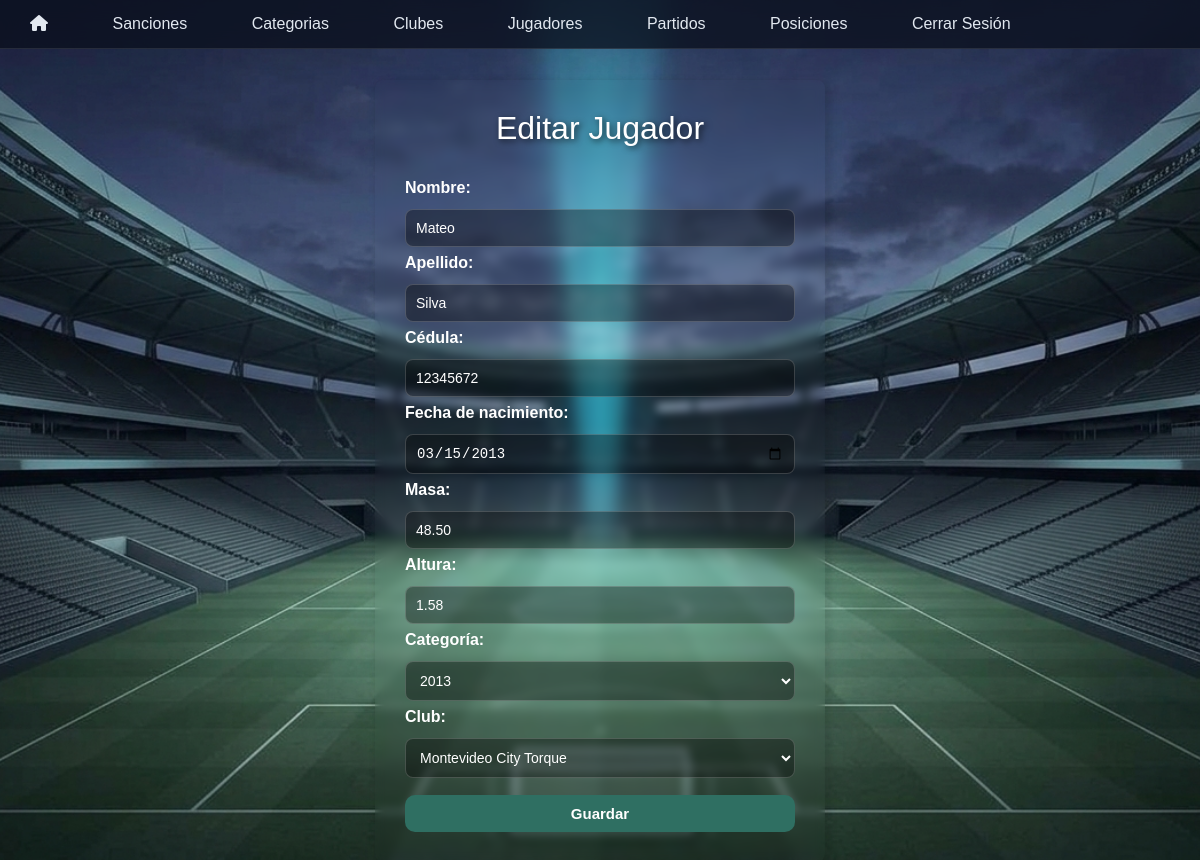
Before: /jugadores/editarJugador.php?id=348 (signed in) with the older database file.
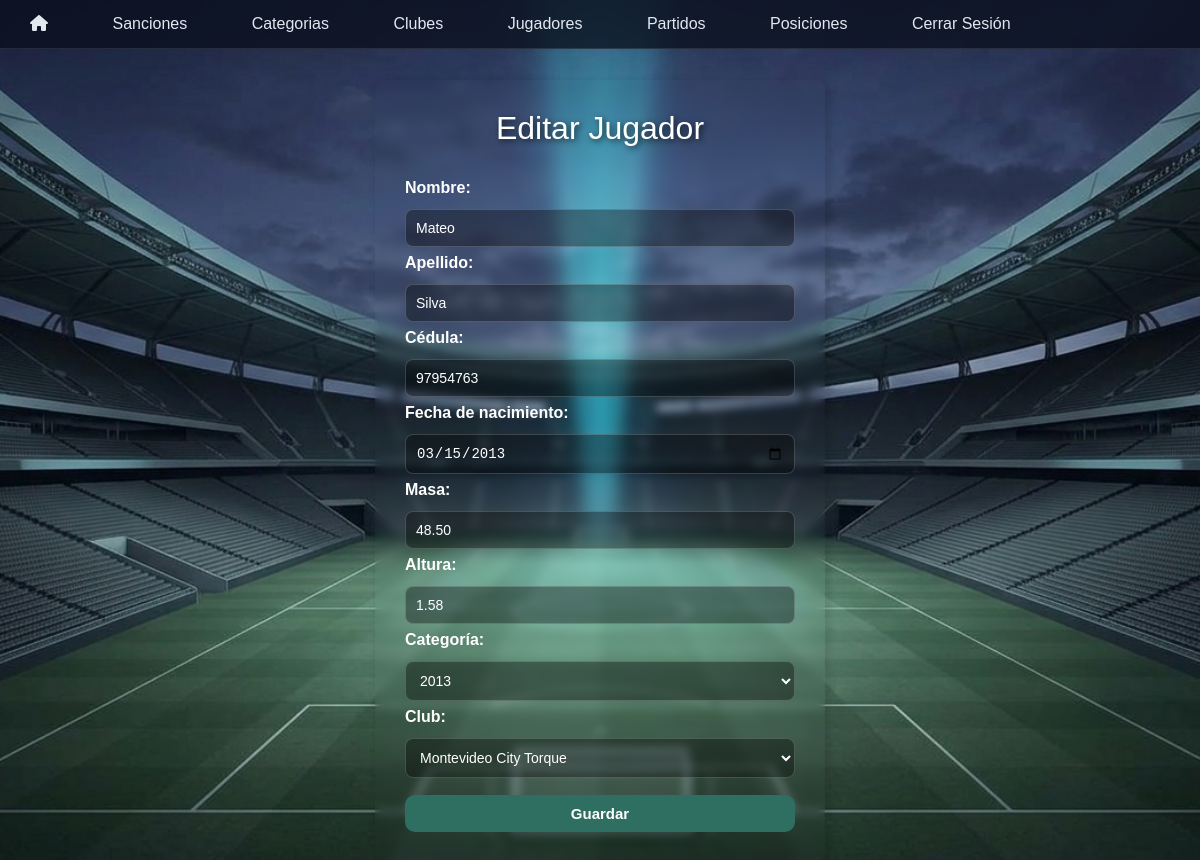
After: the same page with the newer database file.
### tables this page shows
CREATE TABLE `jugadores` (
  `id` int(11) NOT NULL,
  `nombre` varchar(45) DEFAULT NULL,
  `apellido` varchar(45) DEFAULT NULL,
  `cedula` varchar(45) NOT NULL,
  `fecha_nacimiento` date DEFAULT NULL,
  `id_club` int(11) NOT NULL,
  `id_categoria` int(11) NOT NULL,
  `masa` decimal(5,2) DEFAULT NULL,
  `altura` decimal(4,2) DEFAULT NULL,
  `peso` decimal(10,2) DEFAULT NULL,
  `velocidad` decimal(5,2) DEFAULT NULL
);

CREATE TABLE `categorias` (
  `id` int(11) NOT NULL,
  `año` varchar(45) NOT NULL,
  `activo` tinyint(1) NOT NULL DEFAULT 1
);

CREATE TABLE `club` (
  `id` int(11) NOT NULL,
  `nombre` varchar(100) NOT NULL,
  `logo` varchar(255) DEFAULT NULL,
  `activo` tinyint(1) NOT NULL DEFAULT 1,
  `presidente` text NOT NULL,
  `estadio` varchar(70) NOT NULL,
  `fundacion` int(11) NOT NULL
);

### jugadores/editarJugador.php (the view, shortened to what this page needs)
<?php
require_once "../conexion.php";
$id = (int) ($_GET["id"] ?? $_POST["id"] ?? 0);
$resultado = mysqli_query($conn, "SELECT * FROM jugadores WHERE id = $id");
$jugador = mysqli_fetch_assoc($resultado);
$categorias = mysqli_query($conn, "SELECT * FROM categorias WHERE activo = 1 OR id = " . (int) $jugador["id_categoria"]);
$clubes = mysqli_query($conn, "SELECT * FROM club");
?>
<!DOCTYPE html>
<html lang="es">
<head>
    <link href="jugadores.css" rel="stylesheet">
</head>
<body>
    <header>
        <?php include "../nav/nav.php"; ?>
    </header>
    <form action="editarJugador.php?id=<?= $id ?>" method="post">
        <h1>Editar Jugador</h1>
        <label for="nombre">Nombre:</label>
        <input type="text" id="nombre" name="nombre" required value="<?= htmlspecialchars($jugador["nombre"]) ?>">
        <label for="apellido">Apellido:</label>
        <input type="text" id="apellido" name="apellido" required value="<?= htmlspecialchars($jugador["apellido"]) ?>">
        <label for="cedula">Cédula:</label>
        <input type="text" id="cedula" name="cedula" maxlength="8" required value="<?= htmlspecialchars($jugador["cedula"]) ?>">
        <label for="fecha_nacimiento">Fecha de nacimiento:</label>
        <input type="date" id="fecha_nacimiento" name="fecha_nacimiento" min="2013-01-01" max="2020-12-31" required value="<?= htmlspecialchars($jugador["fecha_nacimiento"]) ?>">
        <label for="masa">Masa:</label>
        <input type="text" id="masa" name="masa" required value="<?= htmlspecialchars($jugador["masa"]) ?>">
        <label for="altura">Altura:</label>
        <input type="text" id="altura" name="altura" required value="<?= htmlspecialchars($jugador["altura"]) ?>">
        <label for="categorias">Categoría:</label>
        <select name="categorias" id="categorias" required>
            <?php while ($c = mysqli_fetch_assoc($categorias)): ?>
                <option value="<?= $c["id"] ?>" <?= $c["id"] == $jugador["id_categoria"] ? "selected" : "" ?>><?= htmlspecialchars($c["año"]) ?></option>
            <?php endwhile; ?>
        </select>
        <label for="club">Club:</label>
        <select name="club" id="club" required>
            <?php while ($c = mysqli_fetch_assoc($clubes)): ?>
                <option value="<?= $c["id"] ?>" <?= $c["id"] == $jugador["id_club"] ? "selected" : "" ?>><?= htmlspecialchars($c["nombre"]) ?></option>
            <?php endwhile; ?>
        </select>
        <input type="submit" value="Guardar">
    </form>
</body>
</html>

Changed rows visible on the page:
changed jugadores "Mateo": cedula "12345672" → "97954763"
